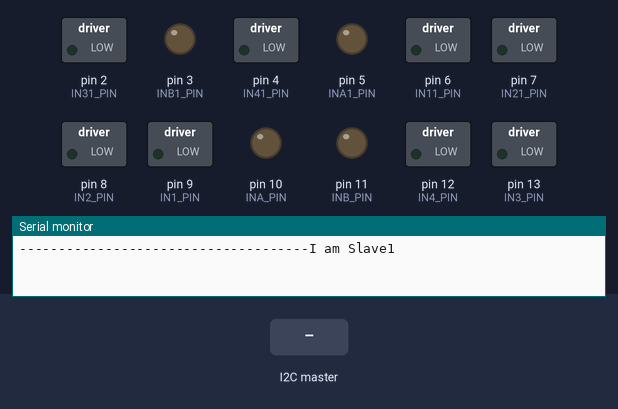
Bench run of a sketch on a simulated Arduino Uno, built with avr-gcc and run on an emulated ATmega328P. On the bench: switched loads named in the sketch (green lamp = pin HIGH), output pins drawn as LEDs (lit = HIGH), the last lines printed to the serial monitor. Inputs (shaded band) come from the test bench.

Above: at 0.1 s.
At 2.2 s:
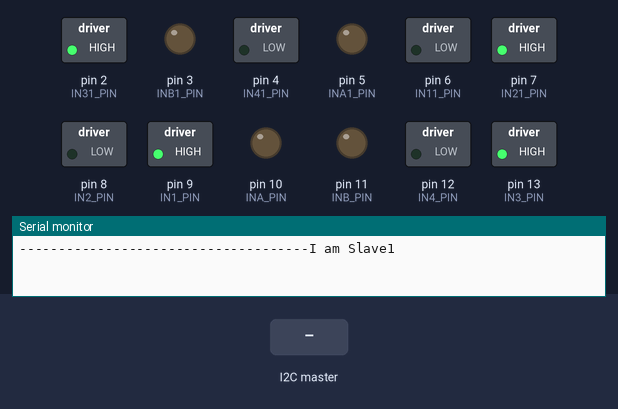
2.3 s: the I2C master sends the byte 1
At 7.3 s:
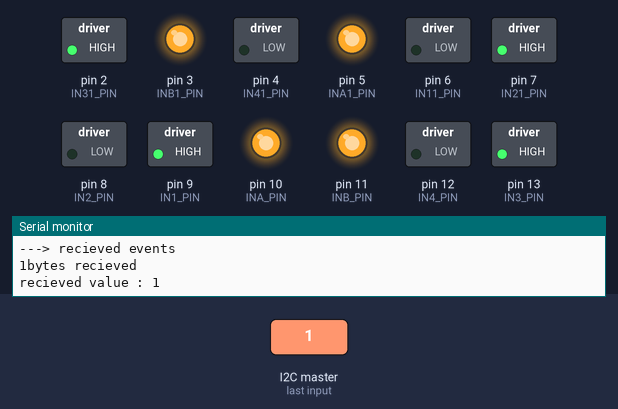
Timing chart, 0 to 8.8 s (numbered marks = the images above; inputs shaded):
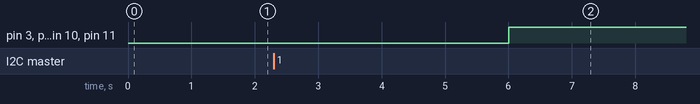

The sketch:

Slave.ino
```cpp
#include <Wire.h>
# define I2C_SLAVE_ADDRESS 11 // 12 pour l'esclave 2 et ainsi de suite
#define PAYLOAD_SIZE 2


//MOTOR
#define INB_PIN 11
#define IN3_PIN 13
#define IN4_PIN 12
#define INA_PIN 10
#define IN1_PIN 9
#define IN2_PIN 8
#define INB1_PIN 3
#define IN31_PIN 2
#define IN41_PIN 4
#define INA1_PIN 5
#define IN11_PIN 6
#define IN21_PIN 7


void setup()
{
Wire.begin(I2C_SLAVE_ADDRESS);
Serial.begin(9600);
Serial.println("-------------------------------------I am Slave1");
delay(1000);
Wire.onRequest(requestEvents);
Wire.onReceive(receiveEvents);

  pinMode(INB_PIN, OUTPUT);
  pinMode(IN3_PIN, OUTPUT);
  pinMode(IN4_PIN, OUTPUT);
  pinMode(INA_PIN, OUTPUT);
  pinMode(IN1_PIN, OUTPUT);
  pinMode(IN2_PIN, OUTPUT);
  pinMode(INB1_PIN, OUTPUT);
  pinMode(IN31_PIN, OUTPUT);
  pinMode(IN41_PIN, OUTPUT);
  pinMode(INA1_PIN, OUTPUT);
  pinMode(IN11_PIN, OUTPUT);
  pinMode(IN21_PIN, OUTPUT);
  digitalWrite(IN3_PIN, HIGH);
  digitalWrite(IN4_PIN, LOW);
  digitalWrite(IN2_PIN, LOW);
  digitalWrite(IN1_PIN, HIGH);
  digitalWrite(IN31_PIN, HIGH);
  digitalWrite(IN41_PIN, LOW);
  digitalWrite(IN21_PIN, HIGH);
  digitalWrite(IN11_PIN, LOW);

}


void loop(){

  delay(5000);

  analogWrite(INB_PIN, 255); // Velocidade do motor
  analogWrite(INA_PIN, 255); // Velocidade do motor
  analogWrite(INB1_PIN, 255); // Velocidade do motor
  analogWrite(INA1_PIN, 255); // Velocidade do motor


}


int n = 0;
void requestEvents()
{
Serial.println(F("---> recieved request"));
Serial.print(F("sending value : "));
Serial.println(n);
Wire.write(n);

}


void receiveEvents(int numBytes)
{
Serial.println(F("---> recieved events"));
n = Wire.read();
Serial.print(numBytes);
Serial.println(F("bytes recieved"));
Serial.print(F("recieved value : "));
Serial.println(n);

}
```
